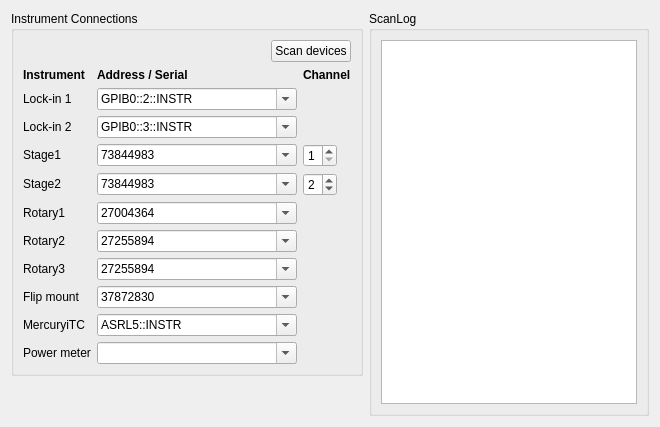
          <widget class="QWidget" name="tab_2">
           <attribute name="title">
            <string>Inst. Config. &amp;&amp; Log</string>
           </attribute>
           <layout class="QGridLayout" name="tab2Layout" columnstretch="0,1">
            <item row="0" column="0">
             <widget class="QGroupBox" name="connGroup">
              <property name="sizePolicy">
               <sizepolicy hsizetype="Preferred" vsizetype="Maximum">
                <horstretch>0</horstretch>
                <verstretch>0</verstretch>
               </sizepolicy>
              </property>
              <property name="title">
               <string>Instrument Connections</string>
              </property>
              <layout class="QGridLayout" name="connGrid" columnstretch="0,1,0">
               <item row="0" column="0" colspan="3" alignment="Qt::AlignmentFlag::AlignRight">
                <widget class="QPushButton" name="scanDevices">
                 <property name="sizePolicy">
                  <sizepolicy hsizetype="Fixed" vsizetype="Fixed">
                   <horstretch>0</horstretch>
                   <verstretch>0</verstretch>
                  </sizepolicy>
                 </property>
                 <property name="toolTip">
                  <string>&lt;html&gt;&lt;head/&gt;&lt;body&gt;&lt;p&gt;&lt;span style=" font-weight:700;"&gt;Scan devices&lt;/span&gt;&lt;/p&gt;&lt;p&gt;Lists the VISA resources (GPIB / serial / USB) and the Thorlabs Kinesis serial numbers currently visible to this PC, and offers them in the drop-down lists. The values already entered are kept.&lt;/p&gt;&lt;/body&gt;&lt;/html&gt;</string>
                 </property>
                 <property name="text">
                  <string>Scan devices</string>
                 </property>
                </widget>
               </item>
               <item row="1" column="0">
                <widget class="QLabel" name="connHead_0">
                 <property name="sizePolicy">
                  <sizepolicy hsizetype="Preferred" vsizetype="Fixed">
                   <horstretch>0</horstretch>
                   <verstretch>0</verstretch>
                  </sizepolicy>
                 </property>
                 <property name="font">
                  <font>
                   <bold>true</bold>
                  </font>
                 </property>
                 <property name="text">
                  <string>Instrument</string>
                 </property>
                 <property name="mytype" stdset="0">
                  <string>label</string>
                 </property>
                </widget>
               </item>
               <item row="1" column="1">
                <widget class="QLabel" name="connHead_1">
                 <property name="sizePolicy">
                  <sizepolicy hsizetype="Preferred" vsizetype="Fixed">
                   <horstretch>0</horstretch>
                   <verstretch>0</verstretch>
                  </sizepolicy>
                 </property>
                 <property name="font">
                  <font>
                   <bold>true</bold>
                  </font>
                 </property>
                 <property name="text">
                  <string>Address / Serial</string>
                 </property>
                 <property name="mytype" stdset="0">
                  <string>label</string>
                 </property>
                </widget>
               </item>
               <item row="1" column="2">
                <widget class="QLabel" name="connHead_2">
                 <property name="sizePolicy">
                  <sizepolicy hsizetype="Preferred" vsizetype="Fixed">
                   <horstretch>0</horstretch>
                   <verstretch>0</verstretch>
                  </sizepolicy>
                 </property>
                 <property name="font">
                  <font>
                   <bold>true</bold>
                  </font>
                 </property>
                 <property name="text">
                  <string>Channel</string>
                 </property>
                 <property name="mytype" stdset="0">
                  <string>label</string>
                 </property>
                </widget>
               </item>
               <item row="2" column="0">
                <widget class="QLabel" name="connLabel_Lockin1">
                 <property name="sizePolicy">
                  <sizepolicy hsizetype="Preferred" vsizetype="Fixed">
                   <horstretch>0</horstretch>
                   <verstretch>0</verstretch>
                  </sizepolicy>
                 </property>
                 <property name="text">
                  <string>Lock-in 1</string>
                 </property>
                 <property name="mytype" stdset="0">
                  <string>label</string>
                 </property>
                </widget>
               </item>
               <item row="2" column="1">
                <widget class="QComboBox" name="Lockin1_res">
                 <property name="sizePolicy">
                  <sizepolicy hsizetype="Expanding" vsizetype="Fixed">
                   <horstretch>0</horstretch>
                   <verstretch>0</verstretch>
                  </sizepolicy>
                 </property>
                 <property name="minimumSize">
                  <size>
                   <width>200</width>
                   <height>0</height>
                  </size>
                 </property>
                 <property name="toolTip">
                  <string>VISA resource of Lock-in 1 (SR830), e.g. GPIB0::2::INSTR. Pick from the list after Scan devices, or type it in.</string>
                 </property>
                 <property name="editable">
                  <bool>true</bool>
                 </property>
                 <item><property name="text"><string>GPIB0::2::INSTR</string></property></item></widget>
               </item>
               <item row="3" column="0">
                <widget class="QLabel" name="connLabel_Lockin2">
                 <property name="sizePolicy">
                  <sizepolicy hsizetype="Preferred" vsizetype="Fixed">
                   <horstretch>0</horstretch>
                   <verstretch>0</verstretch>
                  </sizepolicy>
                 </property>
                 <property name="text">
                  <string>Lock-in 2</string>
                 </property>
                 <property name="mytype" stdset="0">
                  <string>label</string>
                 </property>
                </widget>
               </item>
               <item row="3" column="1">
                <widget class="QComboBox" name="Lockin2_res">
                 <property name="sizePolicy">
                  <sizepolicy hsizetype="Expanding" vsizetype="Fixed">
                   <horstretch>0</horstretch>
                   <verstretch>0</verstretch>
                  </sizepolicy>
                 </property>
                 <property name="minimumSize">
                  <size>
                   <width>200</width>
                   <height>0</height>
                  </size>
                 </property>
                 <property name="toolTip">
                  <string>VISA resource of Lock-in 2 (SR830), e.g. GPIB0::3::INSTR. Pick from the list after Scan devices, or type it in.</string>
                 </property>
                 <property name="editable">
                  <bool>true</bool>
                 </property>
                 <item><property name="text"><string>GPIB0::3::INSTR</string></property></item></widget>
               </item>
               <item row="4" column="0">
                <widget class="QLabel" name="connLabel_Stage1">
                 <property name="sizePolicy">
                  <sizepolicy hsizetype="Preferred" vsizetype="Fixed">
                   <horstretch>0</horstretch>
                   <verstretch>0</verstretch>
                  </sizepolicy>
                 </property>
                 <property name="text">
                  <string>Stage1</string>
                 </property>
                 <property name="mytype" stdset="0">
                  <string>label</string>
                 </property>
                </widget>
               </item>
               <item row="4" column="1">
                <widget class="QComboBox" name="Stage1_res">
                 <property name="sizePolicy">
                  <sizepolicy hsizetype="Expanding" vsizetype="Fixed">
                   <horstretch>0</horstretch>
                   <verstretch>0</verstretch>
                  </sizepolicy>
                 </property>
                 <property name="minimumSize">
                  <size>
                   <width>200</width>
                   <height>0</height>
                  </size>
                 </property>
                 <property name="toolTip">
                  <string>Kinesis serial number of the Stage1 controller (BBD202). Pick from the list after Scan devices, or type it in.</string>
                 </property>
                 <property name="editable">
                  <bool>true</bool>
                 </property>
                 <item><property name="text"><string>73844983</string></property></item></widget>
               </item>
               <item row="4" column="2">
                <widget class="QSpinBox" name="Stage1_ch">
                 <property name="sizePolicy">
                  <sizepolicy hsizetype="Fixed" vsizetype="Fixed">
                   <horstretch>0</horstretch>
                   <verstretch>0</verstretch>
                  </sizepolicy>
                 </property>
                 <property name="toolTip">
                  <string>Controller channel of this axis.</string>
                 </property>
                 <property name="minimum">
                  <number>1</number>
                 </property>
                 <property name="maximum">
                  <number>4</number>
                 </property>
                 <property name="value">
                  <number>1</number>
                 </property>
                </widget>
               </item>
               <item row="5" column="0">
                <widget class="QLabel" name="connLabel_Stage2">
                 <property name="sizePolicy">
                  <sizepolicy hsizetype="Preferred" vsizetype="Fixed">
                   <horstretch>0</horstretch>
                   <verstretch>0</verstretch>
                  </sizepolicy>
                 </property>
                 <property name="text">
                  <string>Stage2</string>
                 </property>
                 <property name="mytype" stdset="0">
                  <string>label</string>
                 </property>
                </widget>
               </item>
               <item row="5" column="1">
                <widget class="QComboBox" name="Stage2_res">
                 <property name="sizePolicy">
                  <sizepolicy hsizetype="Expanding" vsizetype="Fixed">
                   <horstretch>0</horstretch>
                   <verstretch>0</verstretch>
                  </sizepolicy>
                 </property>
                 <property name="minimumSize">
                  <size>
                   <width>200</width>
                   <height>0</height>
                  </size>
                 </property>
                 <property name="toolTip">
                  <string>Kinesis serial number of the Stage2 controller (BBD202). Pick from the list after Scan devices, or type it in.</string>
                 </property>
                 <property name="editable">
                  <bool>true</bool>
                 </property>
                 <item><property name="text"><string>73844983</string></property></item></widget>
               </item>
               <item row="5" column="2">
                <widget class="QSpinBox" name="Stage2_ch">
                 <property name="sizePolicy">
                  <sizepolicy hsizetype="Fixed" vsizetype="Fixed">
                   <horstretch>0</horstretch>
                   <verstretch>0</verstretch>
                  </sizepolicy>
                 </property>
                 <property name="toolTip">
                  <string>Controller channel of this axis.</string>
                 </property>
                 <property name="minimum">
                  <number>1</number>
                 </property>
                 <property name="maximum">
                  <number>4</number>
                 </property>
                 <property name="value">
                  <number>2</number>
                 </property>
                </widget>
               </item>
               <item row="6" column="0">
                <widget class="QLabel" name="connLabel_Rot1">
                 <property name="sizePolicy">
                  <sizepolicy hsizetype="Preferred" vsizetype="Fixed">
                   <horstretch>0</horstretch>
                   <verstretch>0</verstretch>
                  </sizepolicy>
                 </property>
                 <property name="text">
                  <string>Rotary1</string>
                 </property>
                 <property name="mytype" stdset="0">
                  <string>label</string>
                 </property>
                </widget>
               </item>
               <item row="6" column="1">
                <widget class="QComboBox" name="Rot1_res">
                 <property name="sizePolicy">
                  <sizepolicy hsizetype="Expanding" vsizetype="Fixed">
                   <horstretch>0</horstretch>
                   <verstretch>0</verstretch>
                  </sizepolicy>
                 </property>
                 <property name="minimumSize">
                  <size>
                   <width>200</width>
                   <height>0</height>
                  </size>
                 </property>
                 <property name="toolTip">
                  <string>Kinesis serial number of the Rotary1 controller. Pick from the list after Scan devices, or type it in.</string>
                 </property>
                 <property name="editable">
                  <bool>true</bool>
                 </property>
                 <item><property name="text"><string>27004364</string></property></item></widget>
               </item>
               <item row="7" column="0">
                <widget class="QLabel" name="connLabel_Rot2">
                 <property name="sizePolicy">
                  <sizepolicy hsizetype="Preferred" vsizetype="Fixed">
                   <horstretch>0</horstretch>
                   <verstretch>0</verstretch>
                  </sizepolicy>
                 </property>
                 <property name="text">
                  <string>Rotary2</string>
                 </property>
                 <property name="mytype" stdset="0">
                  <string>label</string>
                 </property>
                </widget>
               </item>
               <item row="7" column="1">
                <widget class="QComboBox" name="Rot2_res">
                 <property name="sizePolicy">
                  <sizepolicy hsizetype="Expanding" vsizetype="Fixed">
                   <horstretch>0</horstretch>
                   <verstretch>0</verstretch>
                  </sizepolicy>
                 </property>
                 <property name="minimumSize">
                  <size>
                   <width>200</width>
                   <height>0</height>
                  </size>
                 </property>
                 <property name="toolTip">
                  <string>Kinesis serial number of the Rotary2 controller. Pick from the list after Scan devices, or type it in.</string>
                 </property>
                 <property name="editable">
                  <bool>true</bool>
                 </property>
                 <item><property name="text"><string>27255894</string></property></item></widget>
               </item>
               <item row="8" column="0">
                <widget class="QLabel" name="connLabel_Rot3">
                 <property name="sizePolicy">
                  <sizepolicy hsizetype="Preferred" vsizetype="Fixed">
                   <horstretch>0</horstretch>
                   <verstretch>0</verstretch>
                  </sizepolicy>
                 </property>
                 <property name="text">
                  <string>Rotary3</string>
                 </property>
                 <property name="mytype" stdset="0">
                  <string>label</string>
                 </property>
                </widget>
               </item>
               <item row="8" column="1">
                <widget class="QComboBox" name="Rot3_res">
                 <property name="sizePolicy">
                  <sizepolicy hsizetype="Expanding" vsizetype="Fixed">
                   <horstretch>0</horstretch>
                   <verstretch>0</verstretch>
                  </sizepolicy>
                 </property>
                 <property name="minimumSize">
                  <size>
                   <width>200</width>
                   <height>0</height>
                  </size>
                 </property>
                 <property name="toolTip">
                  <string>Kinesis serial number of the Rotary3 controller. Pick from the list after Scan devices, or type it in.</string>
                 </property>
                 <property name="editable">
                  <bool>true</bool>
                 </property>
                 <item><property name="text"><string>27255894</string></property></item></widget>
               </item>
               <item row="9" column="0">
                <widget class="QLabel" name="connLabel_FM">
                 <property name="sizePolicy">
                  <sizepolicy hsizetype="Preferred" vsizetype="Fixed">
                   <horstretch>0</horstretch>
                   <verstretch>0</verstretch>
                  </sizepolicy>
                 </property>
                 <property name="text">
                  <string>Flip mount</string>
                 </property>
                 <property name="mytype" stdset="0">
                  <string>label</string>
                 </property>
                </widget>
               </item>
               <item row="9" column="1">
                <widget class="QComboBox" name="FM_res">
                 <property name="sizePolicy">
                  <sizepolicy hsizetype="Expanding" vsizetype="Fixed">
                   <horstretch>0</horstretch>
                   <verstretch>0</verstretch>
                  </sizepolicy>
                 </property>
                 <property name="minimumSize">
                  <size>
                   <width>200</width>
                   <height>0</height>
                  </size>
                 </property>
                 <property name="toolTip">
                  <string>Kinesis serial number of the flip mount (MFF). Pick from the list after Scan devices, or type it in.</string>
                 </property>
                 <property name="editable">
                  <bool>true</bool>
                 </property>
                 <item><property name="text"><string>37872830</string></property></item></widget>
               </item>
               <item row="10" column="0">
                <widget class="QLabel" name="connLabel_iTC">
                 <property name="sizePolicy">
                  <sizepolicy hsizetype="Preferred" vsizetype="Fixed">
                   <horstretch>0</horstretch>
                   <verstretch>0</verstretch>
                  </sizepolicy>
                 </property>
                 <property name="text">
                  <string>MercuryiTC</string>
                 </property>
                 <property name="mytype" stdset="0">
                  <string>label</string>
                 </property>
                </widget>
               </item>
               <item row="10" column="1">
                <widget class="QComboBox" name="iTC_res">
                 <property name="sizePolicy">
                  <sizepolicy hsizetype="Expanding" vsizetype="Fixed">
                   <horstretch>0</horstretch>
                   <verstretch>0</verstretch>
                  </sizepolicy>
                 </property>
                 <property name="minimumSize">
                  <size>
                   <width>200</width>
                   <height>0</height>
                  </size>
                 </property>
                 <property name="toolTip">
                  <string>VISA resource of the MercuryiTC temperature controller, e.g. ASRL5::INSTR (serial port COM5). Pick from the list after Scan devices, or type it in.</string>
                 </property>
                 <property name="editable">
                  <bool>true</bool>
                 </property>
                 <item><property name="text"><string>ASRL5::INSTR</string></property></item></widget>
               </item>
               <item row="11" column="0">
                <widget class="QLabel" name="connLabel_PM">
                 <property name="sizePolicy">
                  <sizepolicy hsizetype="Preferred" vsizetype="Fixed">
                   <horstretch>0</horstretch>
                   <verstretch>0</verstretch>
                  </sizepolicy>
                 </property>
                 <property name="text">
                  <string>Power meter</string>
                 </property>
                 <property name="mytype" stdset="0">
                  <string>label</string>
                 </property>
                </widget>
               </item>
               <item row="11" column="1">
                <widget class="QComboBox" name="PM_res">
                 <property name="sizePolicy">
                  <sizepolicy hsizetype="Expanding" vsizetype="Fixed">
                   <horstretch>0</horstretch>
                   <verstretch>0</verstretch>
                  </sizepolicy>
                 </property>
                 <property name="minimumSize">
                  <size>
                   <width>200</width>
                   <height>0</height>
                  </size>
                 </property>
                 <property name="toolTip">
                  <string>VISA resource of the PM100D power meter (reserved - the power meter is not used by the program yet). Pick from the list after Scan devices, or type it in.</string>
                 </property>
                 <property name="editable">
                  <bool>true</bool>
                 </property>
                </widget>
               </item>
              </layout>
             </widget>
            </item>
            <item row="0" column="1" rowspan="2">
             <widget class="QGroupBox" name="ScanLog">
              <property name="title">
               <string>ScanLog</string>
              </property>
              <layout class="QVBoxLayout" name="scanLogLayout">
               <item>
                <widget class="QPlainTextEdit" name="scanLogText">
                 <property name="font">
                  <font>
                   <family>Consolas</family>
                   <pointsize>9</pointsize>
                  </font>
                 </property>
                 <property name="toolTip">
                  <string>&lt;html&gt;&lt;head/&gt;&lt;body&gt;&lt;p&gt;&lt;span style=" font-weight:700;"&gt;Scan log&lt;/span&gt;&lt;/p&gt;&lt;p&gt;Test conditions of each scan and its key events (temperature points, data files, peak tracking, how the scan ended), shown live.&lt;/p&gt;&lt;p&gt;Every line is also appended to ScanLog_YYYY-MM-DD.txt in the data save folder.&lt;/p&gt;&lt;/body&gt;&lt;/html&gt;</string>
                 </property>
                 <property name="readOnly">
                  <bool>true</bool>
                 </property>
                </widget>
               </item>
              </layout>
             </widget>
            </item>
            <item row="1" column="0">
             <spacer name="connVSpacer">
              <property name="orientation">
               <enum>Qt::Orientation::Vertical</enum>
              </property>
              <property name="sizeHint" stdset="0">
               <size>
                <width>20</width>
                <height>40</height>
               </size>
              </property>
             </spacer>
            </item>
           </layout>
          </widget>
